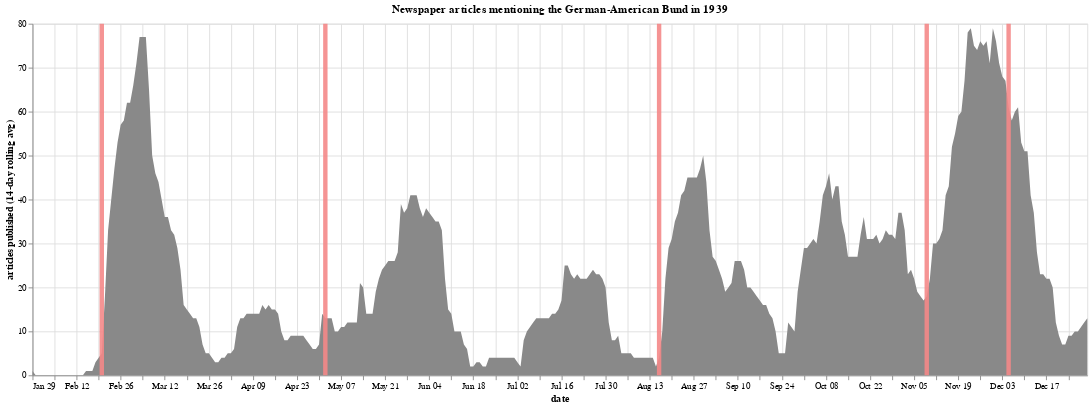

Source (notebook cell):
### Markdown cell above
## **Only 1939 Newspaper Coverage of the German American Bund**

Values are based on a 14-day rolling average to better asses magnitude and frequency of coverage. Red bars represent key dates. Hover over elements for more details.

### Code cell
(articles_rolling_1939 + keydates_1939).properties(height=400, width=1200)

### Figure 1 — Vega-Lite specification as saved in the notebook (floating-point values rounded to 4 significant figures; data arrays with more than 128 entries replaced by an {"elided": "..."} marker saying what was removed)
{"config": {"view": {"continuousWidth": 400, "continuousHeight": 300}}, "layer": [{"data": {"name": "data-1ae6d077e5b6ebcfc681f4d8d7a8fdc8"}, "mark": {"type": "area", "color": "#898989"}, "encoding": {"tooltip": [{"field": "date", "type": "temporal"}, {"field": "total", "type": "quantitative"}], "x": {"field": "date", "type": "temporal"}, "y": {"axis": {"title": "articles published (14-day rolling avg)"}, "field": "total", "type": "quantitative"}}, "title": "Newspaper articles mentioning the German-American Bund in 1939"}, {"data": {"name": "data-8f6ed7499ffd0de3362c7a52450c544a"}, "mark": {"type": "tick", "color": "#F48989", "opacity": 0.9, "size": 400, "thickness": 5}, "encoding": {"tooltip": [{"field": "date", "type": "temporal"}, {"field": "event", "type": "nominal"}], "x": {"field": "date", "type": "temporal"}}}], "height": 400, "width": 1200, "$schema": "https://vega.github.io/schema/vega-lite/v4.17.0.json", "datasets": {"data-1ae6d077e5b6ebcfc681f4d8d7a8fdc8": {"elided": "336 records"}, "data-8f6ed7499ffd0de3362c7a52450c544a": [{"date": "1939-02-20T00:00:00", "event": "German-American Bund hosts a rally at Madison Square Garden with 20,000 attending"}, {"date": "1939-05-02T00:00:00", "event": "German-American Bund financial records siezed by the New York district attorney Thomas Dewey"}, {"date": "1939-11-09T00:00:00", "event": "Kuhn is tried for embezelling funds related to the February Madison Square Garden rally"}, {"date": "1939-12-05T00:00:00", "event": "Kuhn is found guilty and sentenced to 2.5 to 5 years in prison"}, {"date": "1939-08-16T00:00:00", "event": "Kuhn testifies to the Dies Committee"}]}}
